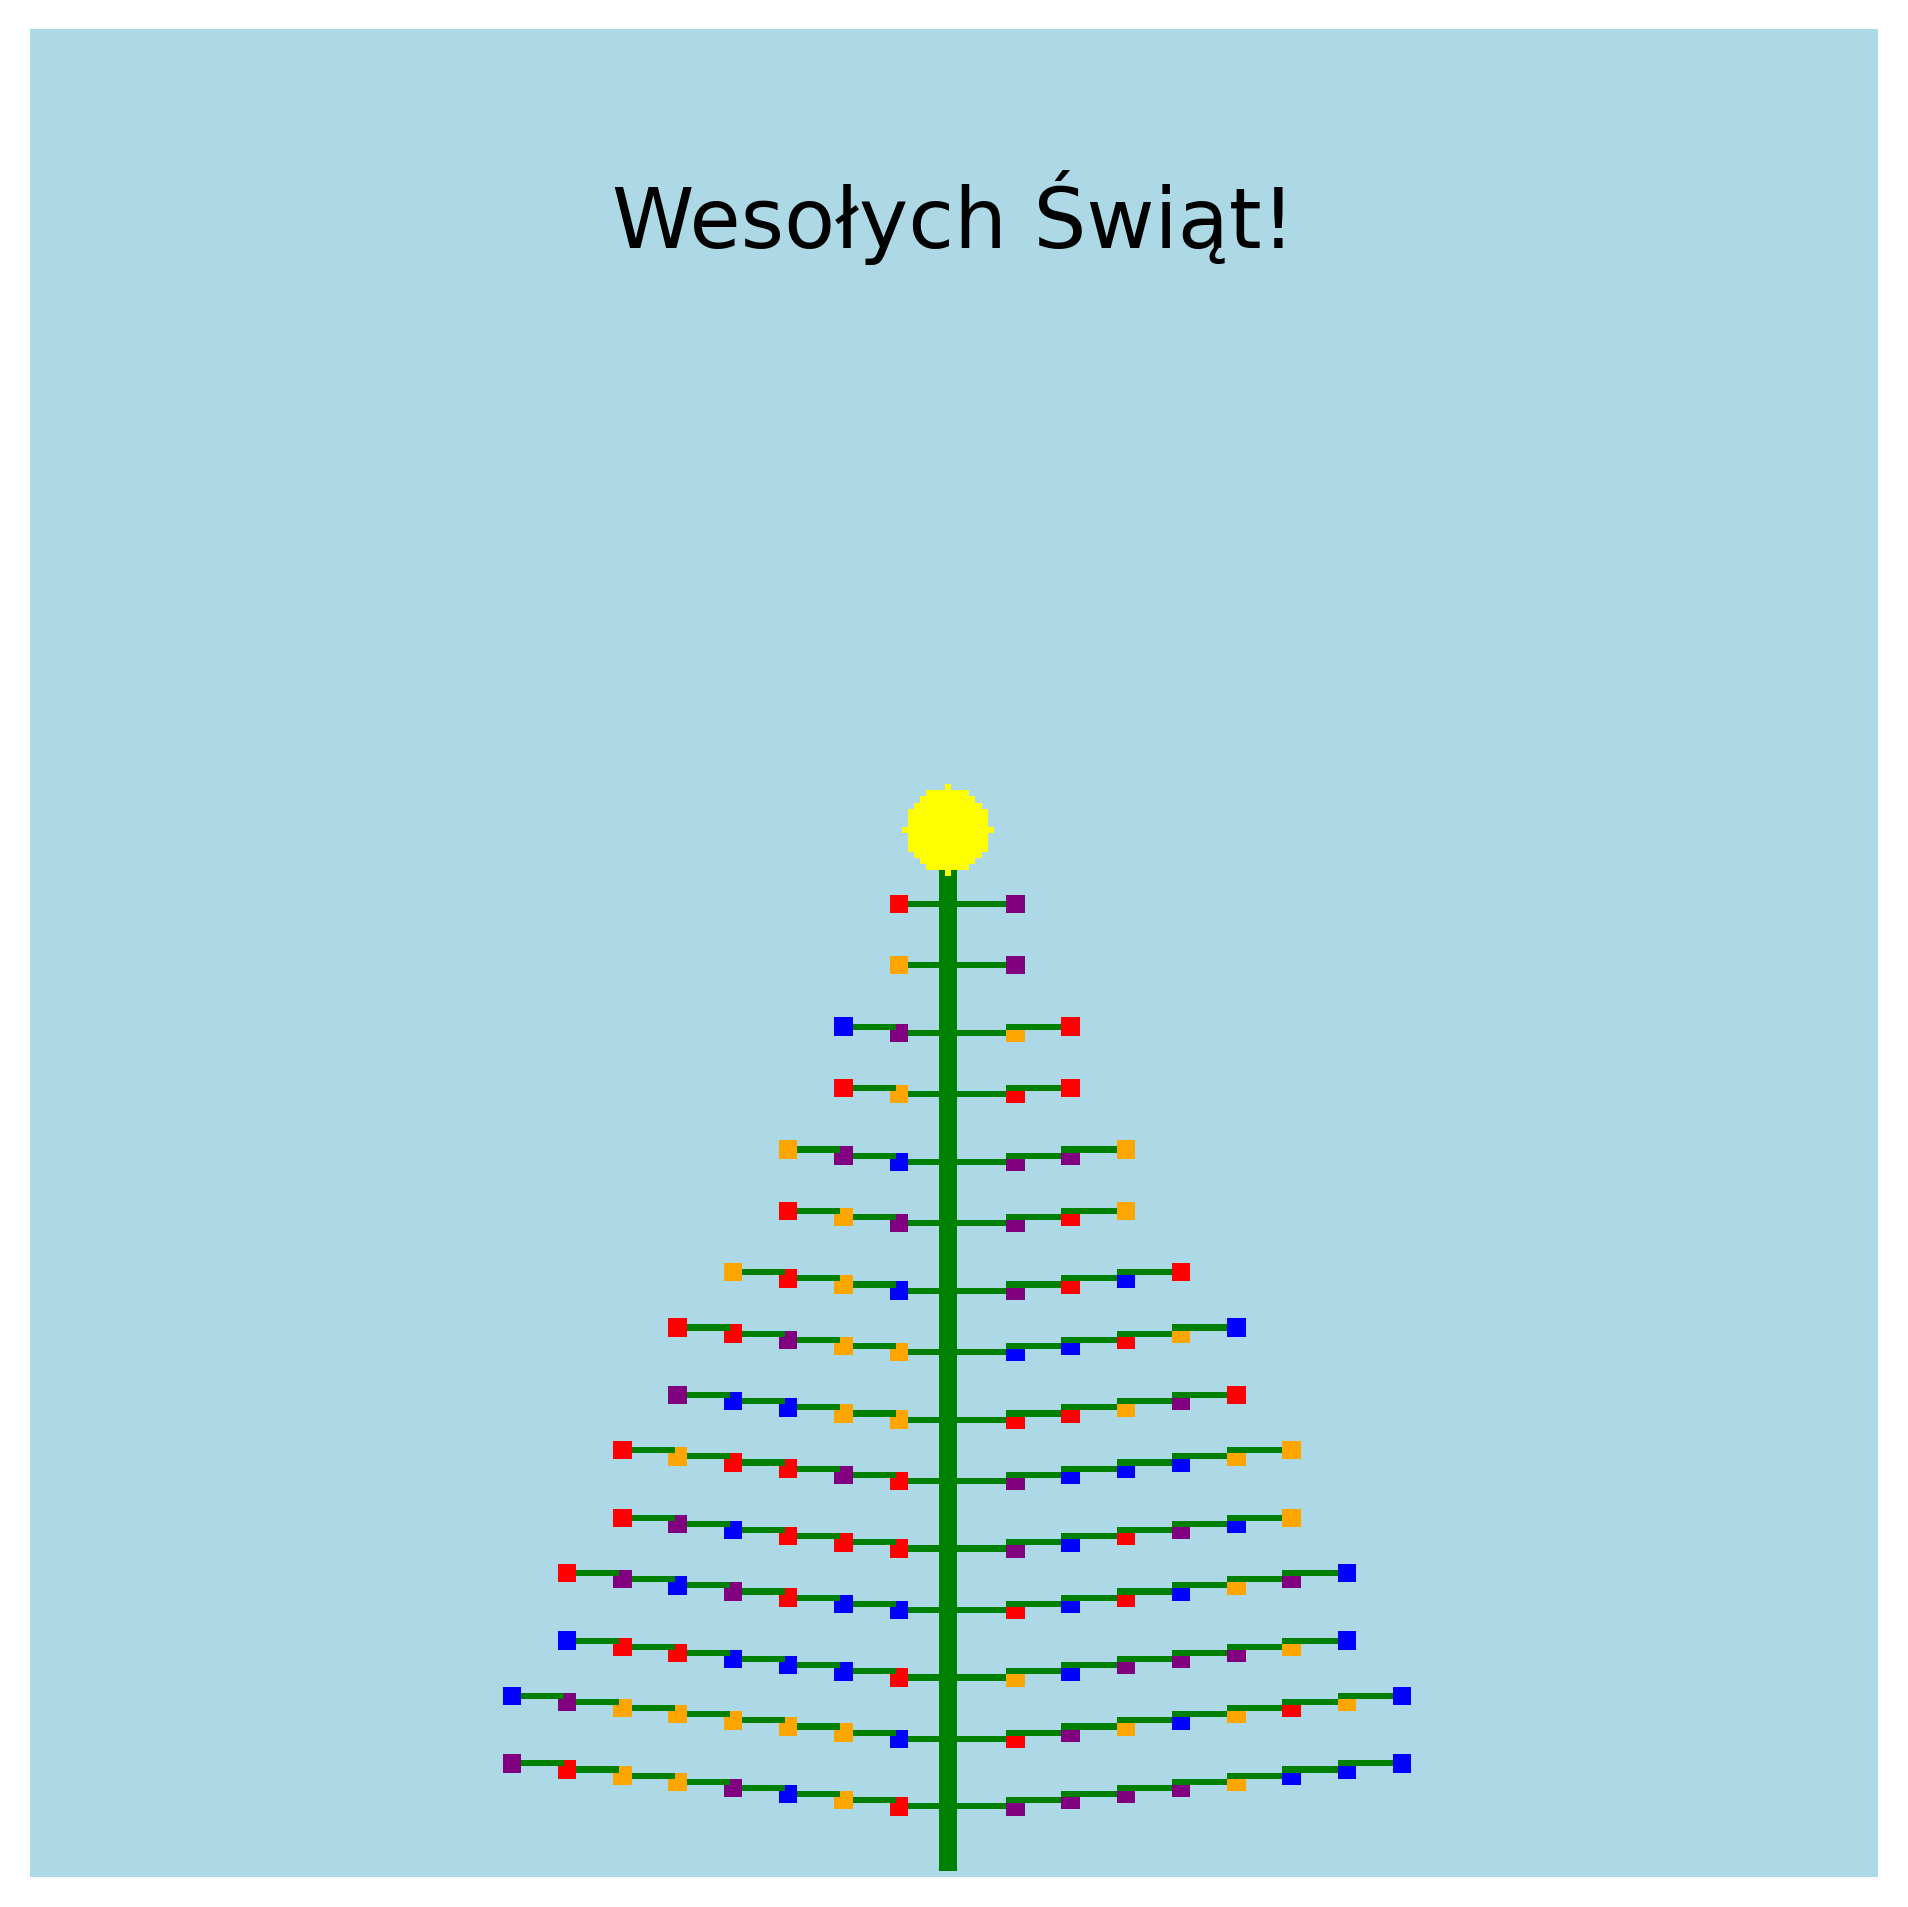

Reproduce this figure in Python.
import matplotlib.pyplot as plt
import numpy as np
from matplotlib.colors import ListedColormap

MATRIX_SIZE = 301
MIDDLE = 150
NUM_BRANCHES = 20


def create_empty_matrix(size):
    return np.zeros((size, size), dtype=int)

def draw_tree_trunk(matrix, middle):
    matrix[130:300, middle-2:middle+1] = 1
    return matrix

def draw_tree_boundaries(matrix, middle):
    # Lewa granica
    x = 50
    y = 300
    while x < middle:
        matrix[y-2:y, x-40:x] = 2
        x += 1
        y -= 2
    
    # Prawa granica
    x = 250
    y = 300
    while x > middle:
        matrix[y-2:y, x:x+40] = 2
        x -= 1
        y -= 2
    
    return matrix

def add_branches(matrix, ys, middle):
    for y_start in ys:
        # Rysowanie prawej gałęzi
        x = middle
        y = y_start
        
        while y < 300 and x < 300:
            next_x = x + 9
            if next_x + 10 >= 301:
                break
            if np.any(matrix[y-1:y+1, next_x:next_x+11] == 2):
                break
            
            matrix[y, x:x+10] = 1
            matrix[y-1:y+2, x+9:x+12] = np.random.choice([3, 4, 5, 6])
            left_x = middle - (x - middle)
            
            if left_x - 10 < 0:
                break
            
            matrix[y, left_x-10:left_x] = 1
            matrix[y-1:y+2, left_x-10:left_x-7] = np.random.choice([3, 4, 5, 6])
            
            x = next_x
            y -= 1
    return matrix

def add_star(matrix):
    center_y = 130
    center_x = MIDDLE-1
    radius = 7
    
    for y in range(center_y - radius, center_y + radius + 1):
        for x in range(center_x - radius, center_x + radius + 1):
            if (y - center_y)**2 + (x - center_x)**2 <= radius**2:
                matrix[y, x] = 7
    
    return matrix

def main():
    # dane dla ktorych robimy wykres 
    matrix = create_empty_matrix(MATRIX_SIZE)
    matrix = draw_tree_trunk(matrix, MIDDLE)
    matrix = draw_tree_boundaries(matrix, MIDDLE)
    branch_heights = np.linspace(300, 100, NUM_BRANCHES, dtype=int)[1:-1]
    matrix = add_branches(matrix, branch_heights, MIDDLE)
    matrix = add_star(matrix)
    
    cmap = ListedColormap([
        'lightblue',  # 
        'green',      # choinka
        'lightblue',  # granice (taki sam kolor jak tlo)
        'red',        # bombki
        'blue',       # 
        'orange',     # 
        'purple',     # 
        'yellow'      # gwiazda
    ])


    fig, ax = plt.subplots(figsize=(8, 8))
    ax.imshow(matrix, cmap=cmap, interpolation='nearest')
    ax.text(
        MIDDLE, 
        30, 
        'Wesołych Świąt!',
        fontsize=20,
        color='black',
        ha='center',
        va='center'
    )

    ax.axis('off')
    plt.savefig('choinka.png', dpi=300, bbox_inches='tight', pad_inches=0.1)
    plt.show()

if __name__ == "__main__":
    main()